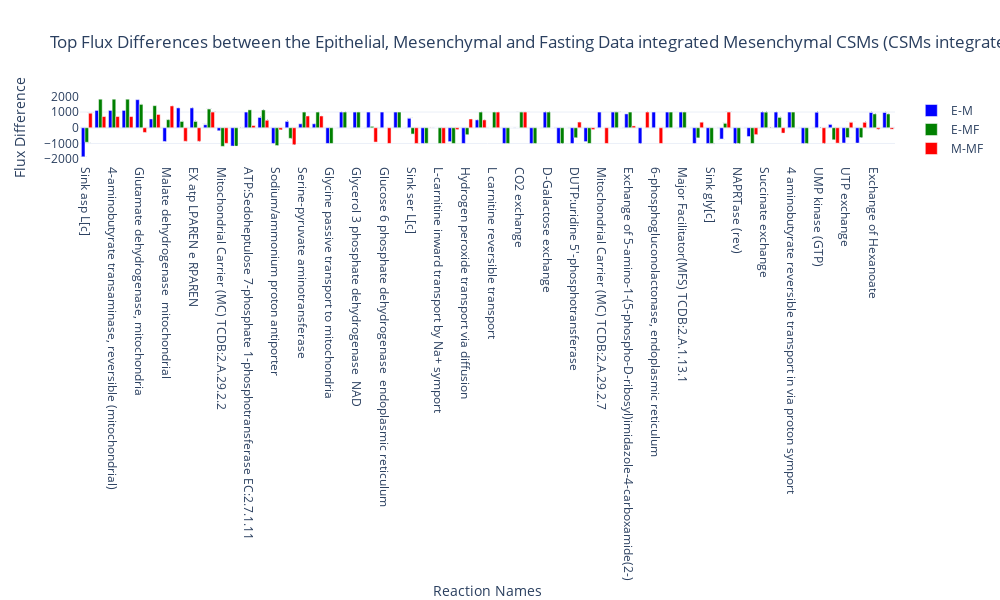

Notebook code for this chart:
### Code cell
import pandas as pd
import numpy as np
import plotly.express as px
import plotly.graph_objects as go
from scipy.stats import ttest_rel
from plotly.subplots import make_subplots
import plotly.io as pio


# Function to perform FBA and return flux distribution
def get_flux_distribution(model):
    solution = model.optimize()
    return solution.fluxes


# Perform FBA for all three models
epithelial_fluxes = get_flux_distribution(epithelial_csm)
mesenchymal_fluxes = get_flux_distribution(mesenchymal_csm)
mesenchymal_fasting_fluxes = get_flux_distribution(mesenchymal_fasting_csm)


# Retrieve reaction names
def get_reaction_names(model, reaction_ids):
    reaction_names = {}
    for rxn_id in reaction_ids:
        try:
            reaction_names[rxn_id] = model.reactions.get_by_id(rxn_id).name
        except KeyError:
            reaction_names[rxn_id] = "Unknown"
    return reaction_names


# Compare fluxes across all models
def compare_fluxes_multiple(*fluxes):
    common_reactions = set(fluxes[0].index)
    for flux in fluxes[1:]:
        common_reactions &= set(flux.index)

    common_reactions = list(common_reactions)

    flux_comparison = pd.DataFrame(
        {
            "epithelial_flux": epithelial_fluxes[common_reactions],
            "mesenchymal_flux": mesenchymal_fluxes[common_reactions],
            "mesenchymal_fasting_flux": mesenchymal_fasting_fluxes[common_reactions],
        }
    )

    return flux_comparison, common_reactions


flux_comparison, common_reactions = compare_fluxes_multiple(
    epithelial_fluxes, mesenchymal_fluxes, mesenchymal_fasting_fluxes
)

# Get reaction names for common reactions
reaction_names = get_reaction_names(epithelial_csm, common_reactions)

# Map reaction names to the flux comparison DataFrame
flux_comparison["reaction_name"] = flux_comparison.index.map(reaction_names)


# Analyze and visualize significant flux differences
def analyze_flux_differences(flux_comparison, threshold=1e-5):
    differences = pd.DataFrame(
        {
            "E-M": flux_comparison["epithelial_flux"]
            - flux_comparison["mesenchymal_flux"],
            "E-MF": flux_comparison["epithelial_flux"]
            - flux_comparison["mesenchymal_fasting_flux"],
            "M-MF": flux_comparison["mesenchymal_flux"]
            - flux_comparison["mesenchymal_fasting_flux"],
        }
    )

    significant_changes = differences[
        (np.abs(differences["E-M"]) > threshold)
        | (np.abs(differences["E-MF"]) > threshold)
        | (np.abs(differences["M-MF"]) > threshold)
    ]

    significant_changes["reaction_name"] = significant_changes.index.map(reaction_names)

    return significant_changes


# Visualize flux differences with Plotly
def plot_flux_differences_interactive(flux_comparison, top_n=20):
    differences = pd.DataFrame(
        {
            "E-M": flux_comparison["epithelial_flux"]
            - flux_comparison["mesenchymal_flux"],
            "E-MF": flux_comparison["epithelial_flux"]
            - flux_comparison["mesenchymal_fasting_flux"],
            "M-MF": flux_comparison["mesenchymal_flux"]
            - flux_comparison["mesenchymal_fasting_flux"],
        }
    )

    # Sort by the maximum absolute difference and select top N reactions
    differences["max_abs_diff"] = differences.abs().max(axis=1)
    top_changes = differences.sort_values(by="max_abs_diff", ascending=False).head(
        top_n
    )

    # Map reaction names to the top changes DataFrame
    top_changes["reaction_name"] = top_changes.index.map(reaction_names)

    # Create Plotly bar plot
    fig = make_subplots(rows=1, cols=1, shared_xaxes=True)

    fig.add_trace(
        go.Bar(
            x=top_changes["reaction_name"],
            y=top_changes["E-M"],
            name="E-M",
            marker_color="blue",
            text=top_changes["reaction_name"],
            hovertemplate="<b>%{text}</b><br>Difference: %{y:.2f}<extra></extra>",
        ),
        row=1,
        col=1,
    )
    fig.add_trace(
        go.Bar(
            x=top_changes["reaction_name"],
            y=top_changes["E-MF"],
            name="E-MF",
            marker_color="green",
            text=top_changes["reaction_name"],
            hovertemplate="<b>%{text}</b><br>Difference: %{y:.2f}<extra></extra>",
        ),
        row=1,
        col=1,
    )
    fig.add_trace(
        go.Bar(
            x=top_changes["reaction_name"],
            y=top_changes["M-MF"],
            name="M-MF",
            marker_color="red",
            text=top_changes["reaction_name"],
            hovertemplate="<b>%{text}</b><br>Difference: %{y:.2f}<extra></extra>",
        ),
        row=1,
        col=1,
    )

    fig.update_layout(
        title="Top Flux Differences between the Epithelial, Mesenchymal and Fasting Data integrated Mesenchymal CSMs (CSMs integrated from RNA Seq data)",
        xaxis_title="Reaction Names",
        yaxis_title="Flux Difference",
        barmode="group",
        template="plotly_white",
        height=600,
        width=1000,
    )
    fig.show()


# Analyze significant flux differences
significant_changes = analyze_flux_differences(flux_comparison, threshold=0.1)

# Print significant changes
print("Significant Flux Differences:")
print(significant_changes)

# Plot top N flux differences
plot_flux_differences_interactive(flux_comparison, top_n=60)

### Figure 1 — Plotly figure (JSON) as saved in the notebook; plotly's stock layout.template omitted (floating-point values rounded to 4 significant figures)
{"data": [{"hovertemplate": "<b>%{text}</b><br>Difference: %{y:.2f}<extra></extra>", "marker": {"color": "blue"}, "name": "E-M", "text": ["Sink asp L[c]", "4 aminobutanoate mitochondrial transport via diffusion", "4-aminobutyrate transaminase, reversible (mitochondrial)", "Succinate-semialdehyde:NAD+ oxidoreductase, mitochondria", "Glutamate dehydrogenase, mitochondria", "Dihydrofolate:NAD+ oxidoreductase Folate biosynthesis EC:1.5.1.3", "Malate dehydrogenase  mitochondrial", "ATP Exporter (ATP-E) TCDB:9.A.6.1.1", "EX atp LPAREN e RPAREN", "Fumarase", "Mitochondrial Carrier (MC) TCDB:2.A.29.2.2", "Fructose-bisphosphate aldolase", "ATP:Sedoheptulose 7-phosphate 1-phosphotransferase EC:2.7.1.11", "Ammonia exchange", "Sodium/ammonium proton antiporter", "Adenylate kinase", "Serine-pyruvate aminotransferase", "Hydroxypyruvate reductase (NADPH)", "Glycine passive transport to mitochondria", "UDPglucose 4-epimerase", "Glycerol 3 phosphate dehydrogenase  NAD", "Glucose 6 phosphate endoplasmic reticular transport via diffusion", "Glucose 6 phosphate dehydrogenase  endoplasmic reticulum", "UTP-glucose-1-phosphate uridylyltransferase (irreversible)", "Sink ser L[c]", "Succinate transport via sodium symport", "L-carnitine inward transport by Na+ symport", "Methenyltetrahydrofolate cyclohydrolase", "Hydrogen peroxide transport via diffusion", "Succinate dehydrogenase", "L carnitine reversible transport", "Galactose transport via sodium symport", "CO2 exchange", "Succinate transport  mitochondrial", "D-Galactose exchange", "Dihydrofolate reductase", "DUTP:uridine 5'-phosphotransferase", "Transport of 5-amino-1-(5-phospho-D-ribosyl)imidazole-4-carboxamide(2-)", "Mitochondrial Carrier (MC) TCDB:2.A.29.2.7", "Sink akg(c)", "Exchange of 5-amino-1-(5-phospho-D-ribosyl)imidazole-4-carboxamide(2-)", "Lactoylglutathione lyase", "6-phosphogluconolactonase, endoplasmic reticulum", "5,10-Methylenetetrahydrofolate transport from the cytosol to the mitochondria", "Major Facilitator(MFS) TCDB:2.A.1.13.1", "Nucleoside-diphosphate kinase (ATP:dUDP)", "Sink gly[c]", "UMP kinase", "NAPRTase (rev)", "Methylenetetrahydrofolate dehydrogenase  NAD", "Succinate exchange", "Cytidylate kinase (dCMP,dGTP)", "4 aminobutyrate reversible transport in via proton symport", "4-Aminobutanoate exchange", "UMP kinase (GTP)", "CO2 transport  diffusion   mitochondrial", "UTP exchange", "Facilitated diffusion", "Exchange of Hexanoate", "Transport of Hexanoate, Cytosol"], "type": "bar", "x": ["Sink asp L[c]", "4 aminobutanoate mitochondrial transport via diffusion", "4-aminobutyrate transaminase, reversible (mitochondrial)", "Succinate-semialdehyde:NAD+ oxidoreductase, mitochondria", "Glutamate dehydrogenase, mitochondria", "Dihydrofolate:NAD+ oxidoreductase Folate biosynthesis EC:1.5.1.3", "Malate dehydrogenase  mitochondrial", "ATP Exporter (ATP-E) TCDB:9.A.6.1.1", "EX atp LPAREN e RPAREN", "Fumarase", "Mitochondrial Carrier (MC) TCDB:2.A.29.2.2", "Fructose-bisphosphate aldolase", "ATP:Sedoheptulose 7-phosphate 1-phosphotransferase EC:2.7.1.11", "Ammonia exchange", "Sodium/ammonium proton antiporter", "Adenylate kinase", "Serine-pyruvate aminotransferase", "Hydroxypyruvate reductase (NADPH)", "Glycine passive transport to mitochondria", "UDPglucose 4-epimerase", "Glycerol 3 phosphate dehydrogenase  NAD", "Glucose 6 phosphate endoplasmic reticular transport via diffusion", "Glucose 6 phosphate dehydrogenase  endoplasmic reticulum", "UTP-glucose-1-phosphate uridylyltransferase (irreversible)", "Sink ser L[c]", "Succinate transport via sodium symport", "L-carnitine inward transport by Na+ symport", "Methenyltetrahydrofolate cyclohydrolase", "Hydrogen peroxide transport via diffusion", "Succinate dehydrogenase", "L carnitine reversible transport", "Galactose transport via sodium symport", "CO2 exchange", "Succinate transport  mitochondrial", "D-Galactose exchange", "Dihydrofolate reductase", "DUTP:uridine 5'-phosphotransferase", "Transport of 5-amino-1-(5-phospho-D-ribosyl)imidazole-4-carboxamide(2-)", "Mitochondrial Carrier (MC) TCDB:2.A.29.2.7", "Sink akg(c)", "Exchange of 5-amino-1-(5-phospho-D-ribosyl)imidazole-4-carboxamide(2-)", "Lactoylglutathione lyase", "6-phosphogluconolactonase, endoplasmic reticulum", "5,10-Methylenetetrahydrofolate transport from the cytosol to the mitochondria", "Major Facilitator(MFS) TCDB:2.A.1.13.1", "Nucleoside-diphosphate kinase (ATP:dUDP)", "Sink gly[c]", "UMP kinase", "NAPRTase (rev)", "Methylenetetrahydrofolate dehydrogenase  NAD", "Succinate exchange", "Cytidylate kinase (dCMP,dGTP)", "4 aminobutyrate reversible transport in via proton symport", "4-Aminobutanoate exchange", "UMP kinase (GTP)", "CO2 transport  diffusion   mitochondrial", "UTP exchange", "Facilitated diffusion", "Exchange of Hexanoate", "Transport of Hexanoate, Cytosol"], "xaxis": "x", "y": [-1851.0, 1105.0, 1105.0, 1105.0, 1791.0, 560.3, -875.5, 1265.0, 1265.0, 192.7, -192.7, -1167.0, 1000, 657.3, -1000, 403.6, 251.6, 251.6, -1000.0, 1000.0, 1000.0, 1000.0, 1000.0, 1000.0, 602.4, -1000, 0, -883.8, -1000, 500.3, 0, -1000, 0, -1000, 1000, -1000, -1000, -883.8, 1000, 1000, 883.8, -1000, 1000, 1000, 1000, -1000, -1000, -717.7, -1000, -560.3, 1000.0, 1000.0, 1000.0, -1000.0, 987.0, 212.2, -973.5, -973.5, 972.2, 972.2], "yaxis": "y"}, {"hovertemplate": "<b>%{text}</b><br>Difference: %{y:.2f}<extra></extra>", "marker": {"color": "green"}, "name": "E-MF", "text": ["Sink asp L[c]", "4 aminobutanoate mitochondrial transport via diffusion", "4-aminobutyrate transaminase, reversible (mitochondrial)", "Succinate-semialdehyde:NAD+ oxidoreductase, mitochondria", "Glutamate dehydrogenase, mitochondria", "Dihydrofolate:NAD+ oxidoreductase Folate biosynthesis EC:1.5.1.3", "Malate dehydrogenase  mitochondrial", "ATP Exporter (ATP-E) TCDB:9.A.6.1.1", "EX atp LPAREN e RPAREN", "Fumarase", "Mitochondrial Carrier (MC) TCDB:2.A.29.2.2", "Fructose-bisphosphate aldolase", "ATP:Sedoheptulose 7-phosphate 1-phosphotransferase EC:2.7.1.11", "Ammonia exchange", "Sodium/ammonium proton antiporter", "Adenylate kinase", "Serine-pyruvate aminotransferase", "Hydroxypyruvate reductase (NADPH)", "Glycine passive transport to mitochondria", "UDPglucose 4-epimerase", "Glycerol 3 phosphate dehydrogenase  NAD", "Glucose 6 phosphate endoplasmic reticular transport via diffusion", "Glucose 6 phosphate dehydrogenase  endoplasmic reticulum", "UTP-glucose-1-phosphate uridylyltransferase (irreversible)", "Sink ser L[c]", "Succinate transport via sodium symport", "L-carnitine inward transport by Na+ symport", "Methenyltetrahydrofolate cyclohydrolase", "Hydrogen peroxide transport via diffusion", "Succinate dehydrogenase", "L carnitine reversible transport", "Galactose transport via sodium symport", "CO2 exchange", "Succinate transport  mitochondrial", "D-Galactose exchange", "Dihydrofolate reductase", "DUTP:uridine 5'-phosphotransferase", "Transport of 5-amino-1-(5-phospho-D-ribosyl)imidazole-4-carboxamide(2-)", "Mitochondrial Carrier (MC) TCDB:2.A.29.2.7", "Sink akg(c)", "Exchange of 5-amino-1-(5-phospho-D-ribosyl)imidazole-4-carboxamide(2-)", "Lactoylglutathione lyase", "6-phosphogluconolactonase, endoplasmic reticulum", "5,10-Methylenetetrahydrofolate transport from the cytosol to the mitochondria", "Major Facilitator(MFS) TCDB:2.A.1.13.1", "Nucleoside-diphosphate kinase (ATP:dUDP)", "Sink gly[c]", "UMP kinase", "NAPRTase (rev)", "Methylenetetrahydrofolate dehydrogenase  NAD", "Succinate exchange", "Cytidylate kinase (dCMP,dGTP)", "4 aminobutyrate reversible transport in via proton symport", "4-Aminobutanoate exchange", "UMP kinase (GTP)", "CO2 transport  diffusion   mitochondrial", "UTP exchange", "Facilitated diffusion", "Exchange of Hexanoate", "Transport of Hexanoate, Cytosol"], "type": "bar", "x": ["Sink asp L[c]", "4 aminobutanoate mitochondrial transport via diffusion", "4-aminobutyrate transaminase, reversible (mitochondrial)", "Succinate-semialdehyde:NAD+ oxidoreductase, mitochondria", "Glutamate dehydrogenase, mitochondria", "Dihydrofolate:NAD+ oxidoreductase Folate biosynthesis EC:1.5.1.3", "Malate dehydrogenase  mitochondrial", "ATP Exporter (ATP-E) TCDB:9.A.6.1.1", "EX atp LPAREN e RPAREN", "Fumarase", "Mitochondrial Carrier (MC) TCDB:2.A.29.2.2", "Fructose-bisphosphate aldolase", "ATP:Sedoheptulose 7-phosphate 1-phosphotransferase EC:2.7.1.11", "Ammonia exchange", "Sodium/ammonium proton antiporter", "Adenylate kinase", "Serine-pyruvate aminotransferase", "Hydroxypyruvate reductase (NADPH)", "Glycine passive transport to mitochondria", "UDPglucose 4-epimerase", "Glycerol 3 phosphate dehydrogenase  NAD", "Glucose 6 phosphate endoplasmic reticular transport via diffusion", "Glucose 6 phosphate dehydrogenase  endoplasmic reticulum", "UTP-glucose-1-phosphate uridylyltransferase (irreversible)", "Sink ser L[c]", "Succinate transport via sodium symport", "L-carnitine inward transport by Na+ symport", "Methenyltetrahydrofolate cyclohydrolase", "Hydrogen peroxide transport via diffusion", "Succinate dehydrogenase", "L carnitine reversible transport", "Galactose transport via sodium symport", "CO2 exchange", "Succinate transport  mitochondrial", "D-Galactose exchange", "Dihydrofolate reductase", "DUTP:uridine 5'-phosphotransferase", "Transport of 5-amino-1-(5-phospho-D-ribosyl)imidazole-4-carboxamide(2-)", "Mitochondrial Carrier (MC) TCDB:2.A.29.2.7", "Sink akg(c)", "Exchange of 5-amino-1-(5-phospho-D-ribosyl)imidazole-4-carboxamide(2-)", "Lactoylglutathione lyase", "6-phosphogluconolactonase, endoplasmic reticulum", "5,10-Methylenetetrahydrofolate transport from the cytosol to the mitochondria", "Major Facilitator(MFS) TCDB:2.A.1.13.1", "Nucleoside-diphosphate kinase (ATP:dUDP)", "Sink gly[c]", "UMP kinase", "NAPRTase (rev)", "Methylenetetrahydrofolate dehydrogenase  NAD", "Succinate exchange", "Cytidylate kinase (dCMP,dGTP)", "4 aminobutyrate reversible transport in via proton symport", "4-Aminobutanoate exchange", "UMP kinase (GTP)", "CO2 transport  diffusion   mitochondrial", "UTP exchange", "Facilitated diffusion", "Exchange of Hexanoate", "Transport of Hexanoate, Cytosol"], "xaxis": "x", "y": [-925.8, 1819.0, 1819.0, 1819.0, 1491.0, 1408.0, 514.1, 402.5, 402.5, 1193.0, -1186.0, -1167.0, 1140.0, 1133.0, -1133.0, -675.9, 1000.0, 1000.0, -1000.0, 1000, 1000.0, 86.91, 1.137e-13, 1000, -397.6, -993.0, -1000, -1000, -443.3, 1000, 1000, -1000, 1000, -1000, 1000, -1000, -637.8, -1000, 0, 1000, 1000, 0, 0, 1000, 1000, -645.7, -1000, 282.3, -1000, -1000.0, 993.0, 660.9, 1000.0, -1000.0, -5.674, -768.1, -626.9, -626.9, 880.6, 880.6], "yaxis": "y"}, {"hovertemplate": "<b>%{text}</b><br>Difference: %{y:.2f}<extra></extra>", "marker": {"color": "red"}, "name": "M-MF", "text": ["Sink asp L[c]", "4 aminobutanoate mitochondrial transport via diffusion", "4-aminobutyrate transaminase, reversible (mitochondrial)", "Succinate-semialdehyde:NAD+ oxidoreductase, mitochondria", "Glutamate dehydrogenase, mitochondria", "Dihydrofolate:NAD+ oxidoreductase Folate biosynthesis EC:1.5.1.3", "Malate dehydrogenase  mitochondrial", "ATP Exporter (ATP-E) TCDB:9.A.6.1.1", "EX atp LPAREN e RPAREN", "Fumarase", "Mitochondrial Carrier (MC) TCDB:2.A.29.2.2", "Fructose-bisphosphate aldolase", "ATP:Sedoheptulose 7-phosphate 1-phosphotransferase EC:2.7.1.11", "Ammonia exchange", "Sodium/ammonium proton antiporter", "Adenylate kinase", "Serine-pyruvate aminotransferase", "Hydroxypyruvate reductase (NADPH)", "Glycine passive transport to mitochondria", "UDPglucose 4-epimerase", "Glycerol 3 phosphate dehydrogenase  NAD", "Glucose 6 phosphate endoplasmic reticular transport via diffusion", "Glucose 6 phosphate dehydrogenase  endoplasmic reticulum", "UTP-glucose-1-phosphate uridylyltransferase (irreversible)", "Sink ser L[c]", "Succinate transport via sodium symport", "L-carnitine inward transport by Na+ symport", "Methenyltetrahydrofolate cyclohydrolase", "Hydrogen peroxide transport via diffusion", "Succinate dehydrogenase", "L carnitine reversible transport", "Galactose transport via sodium symport", "CO2 exchange", "Succinate transport  mitochondrial", "D-Galactose exchange", "Dihydrofolate reductase", "DUTP:uridine 5'-phosphotransferase", "Transport of 5-amino-1-(5-phospho-D-ribosyl)imidazole-4-carboxamide(2-)", "Mitochondrial Carrier (MC) TCDB:2.A.29.2.7", "Sink akg(c)", "Exchange of 5-amino-1-(5-phospho-D-ribosyl)imidazole-4-carboxamide(2-)", "Lactoylglutathione lyase", "6-phosphogluconolactonase, endoplasmic reticulum", "5,10-Methylenetetrahydrofolate transport from the cytosol to the mitochondria", "Major Facilitator(MFS) TCDB:2.A.1.13.1", "Nucleoside-diphosphate kinase (ATP:dUDP)", "Sink gly[c]", "UMP kinase", "NAPRTase (rev)", "Methylenetetrahydrofolate dehydrogenase  NAD", "Succinate exchange", "Cytidylate kinase (dCMP,dGTP)", "4 aminobutyrate reversible transport in via proton symport", "4-Aminobutanoate exchange", "UMP kinase (GTP)", "CO2 transport  diffusion   mitochondrial", "UTP exchange", "Facilitated diffusion", "Exchange of Hexanoate", "Transport of Hexanoate, Cytosol"], "type": "bar", "x": ["Sink asp L[c]", "4 aminobutanoate mitochondrial transport via diffusion", "4-aminobutyrate transaminase, reversible (mitochondrial)", "Succinate-semialdehyde:NAD+ oxidoreductase, mitochondria", "Glutamate dehydrogenase, mitochondria", "Dihydrofolate:NAD+ oxidoreductase Folate biosynthesis EC:1.5.1.3", "Malate dehydrogenase  mitochondrial", "ATP Exporter (ATP-E) TCDB:9.A.6.1.1", "EX atp LPAREN e RPAREN", "Fumarase", "Mitochondrial Carrier (MC) TCDB:2.A.29.2.2", "Fructose-bisphosphate aldolase", "ATP:Sedoheptulose 7-phosphate 1-phosphotransferase EC:2.7.1.11", "Ammonia exchange", "Sodium/ammonium proton antiporter", "Adenylate kinase", "Serine-pyruvate aminotransferase", "Hydroxypyruvate reductase (NADPH)", "Glycine passive transport to mitochondria", "UDPglucose 4-epimerase", "Glycerol 3 phosphate dehydrogenase  NAD", "Glucose 6 phosphate endoplasmic reticular transport via diffusion", "Glucose 6 phosphate dehydrogenase  endoplasmic reticulum", "UTP-glucose-1-phosphate uridylyltransferase (irreversible)", "Sink ser L[c]", "Succinate transport via sodium symport", "L-carnitine inward transport by Na+ symport", "Methenyltetrahydrofolate cyclohydrolase", "Hydrogen peroxide transport via diffusion", "Succinate dehydrogenase", "L carnitine reversible transport", "Galactose transport via sodium symport", "CO2 exchange", "Succinate transport  mitochondrial", "D-Galactose exchange", "Dihydrofolate reductase", "DUTP:uridine 5'-phosphotransferase", "Transport of 5-amino-1-(5-phospho-D-ribosyl)imidazole-4-carboxamide(2-)", "Mitochondrial Carrier (MC) TCDB:2.A.29.2.7", "Sink akg(c)", "Exchange of 5-amino-1-(5-phospho-D-ribosyl)imidazole-4-carboxamide(2-)", "Lactoylglutathione lyase", "6-phosphogluconolactonase, endoplasmic reticulum", "5,10-Methylenetetrahydrofolate transport from the cytosol to the mitochondria", "Major Facilitator(MFS) TCDB:2.A.1.13.1", "Nucleoside-diphosphate kinase (ATP:dUDP)", "Sink gly[c]", "UMP kinase", "NAPRTase (rev)", "Methylenetetrahydrofolate dehydrogenase  NAD", "Succinate exchange", "Cytidylate kinase (dCMP,dGTP)", "4 aminobutyrate reversible transport in via proton symport", "4-Aminobutanoate exchange", "UMP kinase (GTP)", "CO2 transport  diffusion   mitochondrial", "UTP exchange", "Facilitated diffusion", "Exchange of Hexanoate", "Transport of Hexanoate, Cytosol"], "xaxis": "x", "y": [925.7, 714.4, 714.4, 714.4, -299.9, 847.3, 1390.0, -862.2, -862.2, 1000, -993.0, 0.1552, 139.9, 476.0, -133.3, -1080.0, 748.4, 748.4, 0, -7.282e-14, 0, -913.1, -1000, -7.282e-14, -1000, 7.004, -1000, -116.2, 556.7, 499.7, 1000, 0, 1000, 0, 0, 0, 362.2, -116.2, -1000, 0, 116.2, 1000, -1000, 0, 0, 354.3, 0, 1000, 0, -439.7, -7.004, -339.1, 0, 0, -992.7, -980.3, 346.6, 346.6, -91.62, -91.62], "yaxis": "y"}], "layout": {"barmode": "group", "height": 600, "title": {"text": "Top Flux Differences between the Epithelial, Mesenchymal and Fasting Data integrated Mesenchymal CSMs (CSMs integrated from RNA Seq data)"}, "width": 1000, "xaxis": {"anchor": "y", "domain": [0, 1], "title": {"text": "Reaction Names"}}, "yaxis": {"anchor": "x", "domain": [0, 1], "title": {"text": "Flux Difference"}}}}
